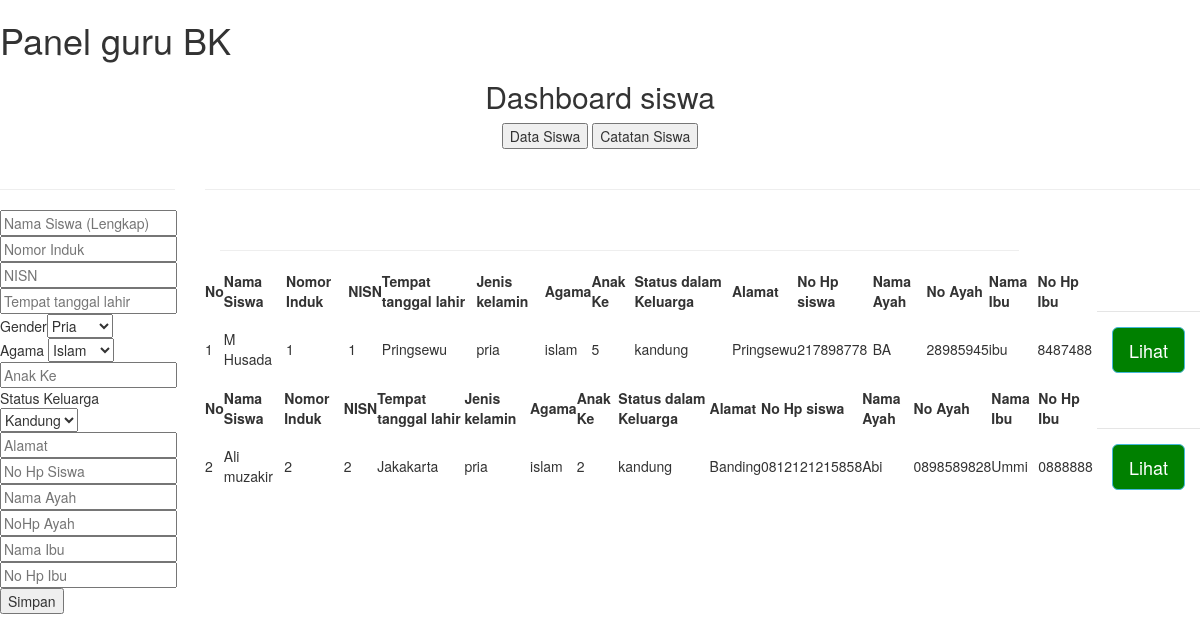
Page /panel_guru_bk on the committed database.
### tables this page shows
CREATE TABLE DATA_SISWA
                (
                [ide] INTEGER PRIMARY KEY AUTOINCREMENT,
                [nama_siswa]text,  
                [n_induk]text,
                [nisn]text,
                [ttl]text,
                [jenis]text, 
                [agama]text, 
                [a_ke]text,
                [status_dk]text,  
                [alamat]text,  
                [h_siswa]text,  
                [n_ayah]text,  
                [h_ayah]text,  
                [n_ibu]text,
                [h_ibu]text,
                [datenum] integer);

### app.py (the view, shortened to what this page needs)
@app.route('/panel_guru_bk', methods=['GET', 'POST'])
def simpan_data_siswa():
    curr=conn.execute("SELECT* from DATA_SISWA ")
    data = curr.fetchall ()
    if request.method == 'POST' and  "Tambah_Poin" in request.form :
        nisn =request.form.get('nisn')
        curr=conn.execute("SELECT* from POIN_SISWA WHERE nisn = '" + nisn +"'")
        data = curr.fetchall ()
        return render_template('form_point.html',data_siswa = data)
    if request.method == 'POST' and  "Hapus_Edit" in request.form :
        id = request.form.get('id')
        delete_data_siswa(id)
        return redirect(url_for('simpan_data_siswa'))
    if request.method == 'POST' and  "Catatan_siswa" in request.form :
        return redirect(url_for('catatan_siswa'))
    if request.method == 'POST' and  "Data_siswa" in request.form :
        return redirect(url_for('simpan_data_siswa'))
    return render_template('panel_guru_bk.html',data_siswa = data) #else This

### templates/panel_guru_bk.html (shortened to what this page needs)
<!doctype html>
<html>
    <h1>Panel guru BK</h1>
    <center>
        <h2>Dashboard siswa</h2>
    </center>
    <div>
        <center>
            <form action='/panel_guru_bk' method='post'>
                    <input name="Data_siswa" type='submit' value='Data Siswa'>
                    <input name="Catatan_siswa" type='submit' value='Catatan Siswa'>
            </form></center>
    </div>
    <head>
        <link href="https://maxcdn.bootstrapcdn.com/bootstrap/3.4.0/css/bootstrap.min.css" rel="stylesheet">
    </head>
    <body>
        <div class="row">
            <div class="col-sm-2">
                <br><hr>
                <form action='/panel_guru_bk' method='post'>
                    <div><input name='nama_siswa' placeholder='Nama Siswa (Lengkap)'></div>
                    <div><input name='n_induk' placeholder='Nomor Induk'></div>
                    <div><input name='nisn' placeholder='NISN'></div>
                    <div><input name='ttl' placeholder='Tempat tanggal lahir'></div>
                    <div>Gender<select name='jenis' placeholder=''>
                            <option value="pria">Pria</option>
                        </select>
                    </div>
                    <div>Agama
                        <select name='agama' placeholder=''>
                            <option value="islam">Islam</option>
                        </select>
                    </div>
                    <div><input name='a_ke' placeholder='Anak Ke'></div>
                    <div>Status Keluarga
                        <select name='status_dk' placeholder=''>
                            <option value="kandung">Kandung</option>
                        </select>
                    </div>
                    <div><input name='alamat' placeholder='Alamat'></div>
                    <div><input name='h_siswa' placeholder='No Hp Siswa'></div>
                    <div><input name='n_ayah' placeholder='Nama Ayah'></div>
                    <div><input name='h_ayah' placeholder='NoHp Ayah'></div>
                    <div><input name='n_ibu' placeholder='Nama Ibu'></div>
                    <div><input name='h_ibu' placeholder='No Hp Ibu'></div>
                    <input
                    name="Simpan_baru" type='submit' value='Simpan'>
                </form>
                {% for row in data_siswa %}
                </div>
                <div class="col-sm-10">
                    <br><hr>
                    <table style="width:100%">
                        <tr>
                            <th>
                                No
                            </th>
                            <th>
                                Nama Siswa
                            </th>
                            <th>
                                Nomor Induk
                            </th>
                            <th>
                                NISN
                            </th>
                            <th>
                                Tempat tanggal lahir
                            </th>
                            <th>
                                Jenis kelamin
                            </th>
                            <th>
                                Agama
                            </th>
                            <th>
                                Anak Ke
                            </th>
                            <th>
                                Status dalam Keluarga
                            </th>
                            <th>
                                Alamat
                            </th>
                            <th>
                                No Hp siswa
                            </th>
                            <th>
                                Nama Ayah
                            </th>
                            <th>
                                No Ayah
                            </th>
                            <th>
                                Nama Ibu
                            </th>
                            <th>
                                No Hp Ibu
                            </th>
                        </tr>
                        <tr>
                            <td>{{loop.index}}
                            </td>
                            <td>{{row.1}}</td>
                            <td>{{row.2}}</td>
                            <td>{{row.3}}</td>
                            <td>{{row.4}}</td>
                            <td>{{row.5}}</td>
                            <td>{{row.6}}</td>
                            <td>{{row.7}}</td>
                            <td>{{row.8}}</td>
                            <td>{{row.9}}</td>
                            <td>{{row.10}}</td>
                            <td>{{row.11}}</td>
                            <td>{{row.12}}</td>
                            <td>{{row.13}}</td>
                            <td>{{row.14}}</td>
                            <td>
                                <div
                                    class="modal-footer">
                                    <button class="btn btn-info btn-lg" class="container" data-target="#myModal{{row.0}}" data-toggle="modal" style="background-color:green" type="button">Lihat
                                    </button>
                                </div>
                            </td>
                        </tr>
                    {% endfor %}
                </table>
            </div>
        </div>
    </body>
</html>

### rows in the picture
DATA_SISWA: nama_siswa "M Husada", n_induk "1", nisn "1", ttl "Pringsewu", jenis "pria", agama "islam", a_ke "5", status_dk "kandung", alamat "Pringsewu", h_siswa "217898778", n_ayah "BA", h_ayah "28985945", n_ibu "ibu", h_ibu "8487488"
DATA_SISWA: nama_siswa "Ali muzakir", n_induk "2", nisn "2", ttl "Jakakarta", jenis "pria", agama "islam", a_ke "2", status_dk "kandung", alamat "Banding", h_siswa "0812121215858", n_ayah "Abi", h_ayah "0898589828", n_ibu "Ummi", h_ibu "0888888"
